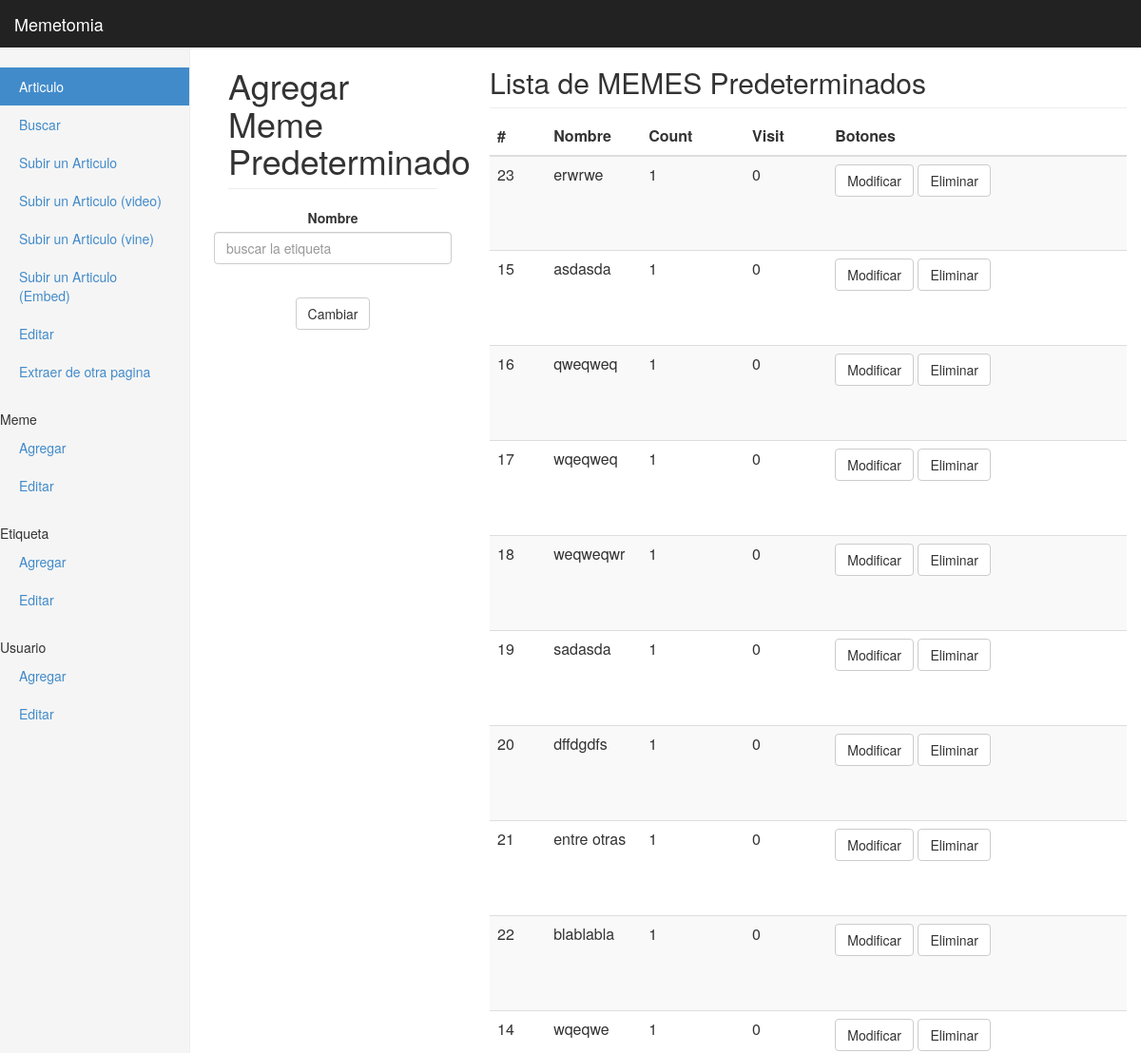
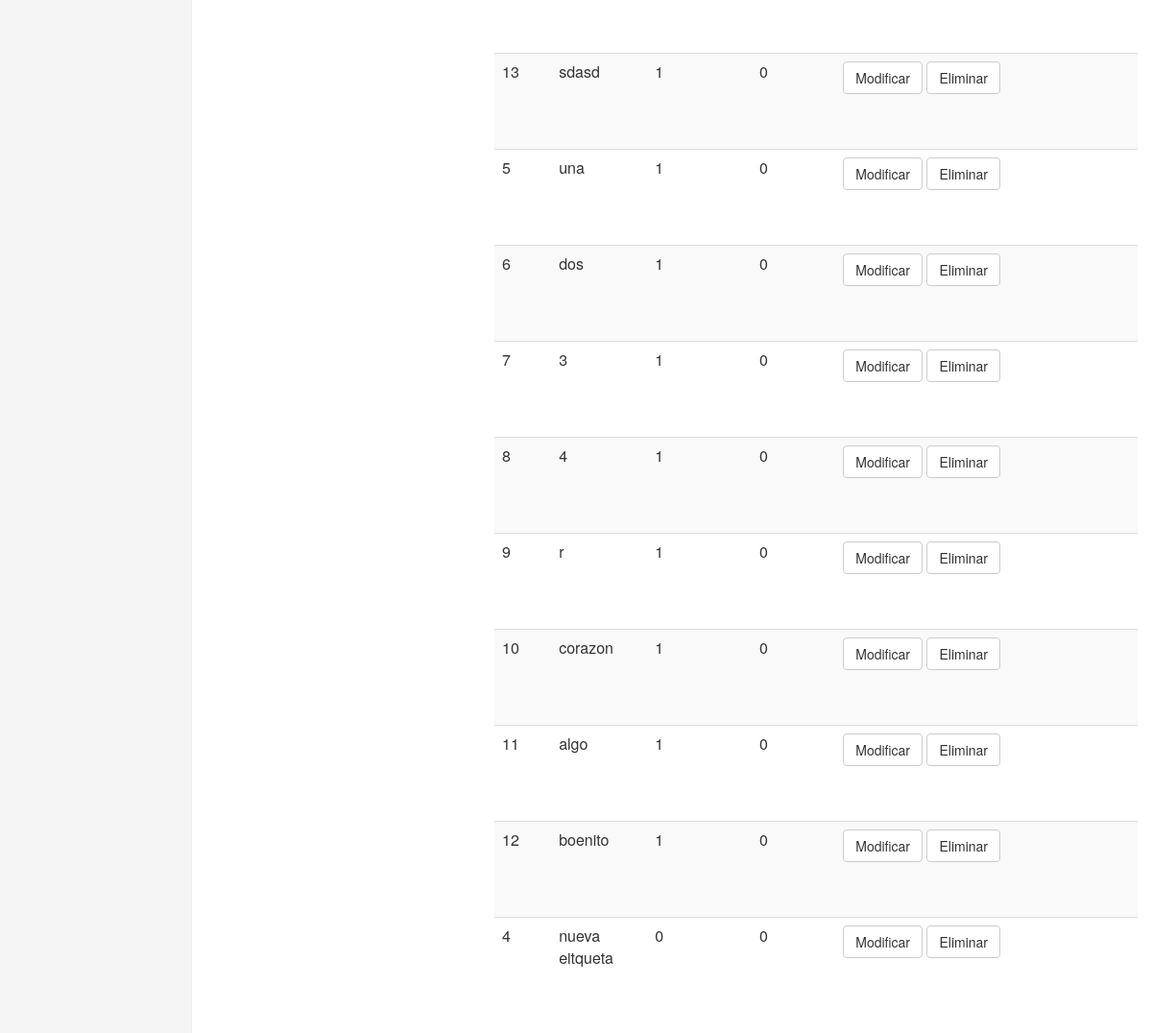
Page /admin/Tag.php on the committed database (2 pictures, top to bottom).
### tables this page shows
CREATE TABLE IF NOT EXISTS `tag` (
  `ID` int(10) unsigned NOT NULL AUTO_INCREMENT COMMENT 'ID DE LA ETIQUETA',
  `NAME` varchar(20) NOT NULL COMMENT 'NOMBRE DE LA ETIQUETA',
  `COUNT` int(10) unsigned NOT NULL COMMENT 'NUMERO DE VECES QUE SE HA USADO ESTA ETIQUETA',
  `VISIT` int(10) unsigned NOT NULL COMMENT 'NUMERO DE VISITA QUE SE HA HECHO A LA ETIQUETA',
  PRIMARY KEY (`ID`),
  UNIQUE KEY `NAME` (`NAME`)
);

### base/TableTag.php (called while the page is built, shortened)
<?php
require_once ('conexion_mysql.php');
class TableTag {
    public $bd;
    function __construct() {
        $this->bd = new Conexion(MODO_DEBUG);
    }
    public function All() {
        $query = sprintf("Select * from tag ORDER BY  `tag`.`COUNT` DESC ;");
        $this->bd->hacer_query($query);
        return $this->bd->filas_retornadas_por_consulta();
    }
}

### base/conexion_mysql.php (called while the page is built, shortened)
<?php
class Conexion {
    private $_link,
            $_stmt,
            $_respuesta,
            $_ERROR,
            $_info_ERROR,
            $_filas,
            $_filas_afectadas,
            $_insert_id,
            $_numero_columnas,
            $_Array_con_nombres_columnas,
            $magic_quotes_active,
            $real_escape_string_exists;
    private $_modo_debug = true;
    public function __construct($debug = true) {
        $this->_modo_debug = MODO_DEBUG;
    }
    protected function abrir_conexion() {
        $this->_link = mysql_connect(DB_SERVER, DB_USER, DB_PASS, false, 1);
        if (!$this->_link) {
            $this->guardar_error("Fallo la conexion a la base de datos: " . mysql_error());
        } else {
            $db = mysql_select_db(DB_NAME, $this->_link);
        }
    }
    public function hacer_query($sql) {
        if ($sql == "") {
            $this->guardar_error("La variable de consulta esta Vacia");
        } else {
            $this->_filas = - 1;
            $this->_numero_columnas = - 1;
            $taula = NULL;
            if ($this->_link) {
                $this->_stmt = mysql_query($sql, $this->_link);
            }
            if ($this->_ERROR == false) {
                if (preg_match("/^(insert|delete|update|replace)\s+/i", $sql)) {
                    $this->_filas_afectadas = @mysql_affected_rows();
                    if (preg_match("/^(insert|replace)\s+/i", $sql)) {
                        $this->_insert_id = @mysql_insert_id($this->_link);
                    }
                } else {
                    $this->_filas = @mysql_num_rows($this->_stmt);
                    if ($this->_filas > 0) {
                        $this->_numero_columnas = @mysql_num_fields($this->_stmt);
                        for ($i = 0; $i < $this->_numero_columnas; $i++)
                            $this->_Array_con_nombres_columnas[$i] = mysql_field_name($this->_stmt, $i);
                        for ($i = 0; $i < $this->_filas; $i++)
                            $taula[$i] = @mysql_fetch_array($this->_stmt, MYSQL_BOTH);
                    }
                    $this->_respuesta = $taula;
                }
            }
        }
    }
    protected function guardar_error($error = '') {
        if ($error != '') {
            $this->_ERROR = true;
            $this->_info_ERROR = $error;
            if ($this->_modo_debug) {
                echo '<div class="error" style=" background-color : #f69a9e; border : 1px solid #993333;">' . $this->_info_ERROR . '</div>';
            }
        }
        else {
            $this->_ERROR = false;
            $this->_stmt = null;
            $this->_respuesta = null;
        }
    }
    public function obtener_respuesta($fila, $columna) {
        if (is_numeric($columna)) {
            if ($columna >= $this->_numero_columnas) {
                echo "El numero de la columna debe ser menor que el numero total columnas de tuplas en el resultado" . $fila . $columna . "<br/>";
                return NULL;
            }
            if (isset($this->_respuesta[$fila][$columna])) {
                return $this->_respuesta[$fila][$columna];
            } else {
                echo "no hay dato en la fila y columna dada" . $fila . $columna . "<br/>";
                return NULL;
            }
        } else {
            if (!is_string($columna)) {
                echo "la columna no es numero y tampoco string";
                return NULL;
            } else {
                if (in_array($columna, $this->_Array_con_nombres_columnas)) {
                    if (isset($this->_respuesta[$fila][$columna])) {
                        return $this->_respuesta[$fila][$columna];
                    } else {
                        echo "no hay dato en la fila y columna dada" . $fila . $columna . "<br/>";
                        return NULL;
                    }
                } else {
                    echo "la columna no existe en el conjunto de columnas obtenidas en el resultado" . $fila . $columna . "<br/>";
                    return NULL;
                }
            }
        }
    }
    public function filas_retornadas_por_consulta() {
        if ($this->_filas >= 0)
            return $this->_filas;
        return -1;
    }
}
?>

### admin/Tag.php (the view, shortened to what this page needs)
<html lang="en">
    <head>
        <?php include_once 'frames/head.php'; ?>
        <link rel="stylesheet" type="text/css" href="js/autocomplete/jquery.autocomplete.css" />
    </head>
    <body>
        <?php include_once 'frames/titulo.php'; ?>
        <div class="container-fluid">
            <div class="row">
                <?php include_once 'frames/menu.php'; ?>
                <div class="col-sm-3 col-sm-offset-2 col-md-3 col-md-offset-2 main">
                    <h1 class="page-header">Agregar Meme Predeterminado</h1>
                    <div class="row placeholders">
                        <form role="form">
                            <div class="form-group">
                                <label for="Name">Nombre </label>
                                <input type="text" class="form-control" id="Name" placeholder="buscar la etiqueta">
                            </div>
                            <br>
                            <button id='BtAgregar' type="button" class="btn btn-default"  >Cambiar</button>
                        </form>
                    </div></div>
                <div class="col-sm-7  col-md-7 ">
                    <h2 class="sub-header">Lista de MEMES Predeterminados</h2>
                    <div class="table-responsive">
                        <table id="tabla" class="table table-striped">
                            <thead>
                                <tr>
                                    <th>#</th>
                                    <th>Nombre</th>
                                    <th>Count</th>
                                    <th>Visit</th>
                                    <th>Botones</th>
                                </tr>
                            </thead>
                            <tbody>
                                <?php
                                include_once '../base/TableTag.php';
                                $bd = new TableTag();
                                $todo = $bd->All();
                                $html = "";
                                if ($todo > 0) {
                                    for ($i = 0; $i < $todo; $i++) {
                                        $html .= '<tr id="t' . $bd->bd->obtener_respuesta($i, "ID") . '" ><td>' . $bd->bd->obtener_respuesta($i, "ID") . '</td>'
                                                . '<td width="100" height="100">' . $bd->bd->obtener_respuesta($i, "NAME") . '</td>'
                                                . '<td>' . $bd->bd->obtener_respuesta($i, "COUNT") . '</td>'
                                                . '<td>' . $bd->bd->obtener_respuesta($i, "VISIT") . '</td>'
                                                . '<td>   '
                                                . '    <button type="button" class="btn btn-default"  onclick="Modificar(\'' . $bd->bd->obtener_respuesta($i, "ID") . '\')" >Modificar</button>    '
                                                . '    <button type="button" class="btn btn-default"  onclick="Eliminar(\'' . $bd->bd->obtener_respuesta($i, "ID") . '\')" >Eliminar</button>      </td></tr>';
                                    }
                                    echo $html;
                                }
                                ?>
                            </tbody>
                        </table>
                    </div>
                </div>
            </div>
        </div>
    </body>
</html>

### admin/css/dashboard.css (style rules this page uses)
body { padding-top: 50px; }
.sub-header { padding-bottom: 10px; border-bottom: 1px solid #eee; }
.main { padding: 20px; }
@media (min-width: 768px) { .main { padding-right: 40px; padding-left: 40px; } }
.main .page-header { margin-top: 0; }
.placeholders { margin-bottom: 30px; text-align: center; }

### rows in the picture
tag: ID "23", NAME "erwrwe", COUNT "1", VISIT "0"
tag: ID "15", NAME "asdasda", COUNT "1", VISIT "0"
tag: ID "16", NAME "qweqweq", COUNT "1", VISIT "0"
tag: ID "17", NAME "wqeqweq", COUNT "1", VISIT "0"
tag: ID "18", NAME "weqweqwr", COUNT "1", VISIT "0"
tag: ID "19", NAME "sadasda", COUNT "1", VISIT "0"
tag: ID "20", NAME "dffdgdfs", COUNT "1", VISIT "0"
tag: ID "21", NAME "entre otras", COUNT "1", VISIT "0"
tag: ID "22", NAME "blablabla", COUNT "1", VISIT "0"
tag: ID "14", NAME "wqeqwe", COUNT "1", VISIT "0"
tag: ID "13", NAME "sdasd", COUNT "1", VISIT "0"
tag: ID "5", NAME "una", COUNT "1", VISIT "0"
tag: ID "6", NAME "dos", COUNT "1", VISIT "0"
tag: ID "7", NAME "3", COUNT "1", VISIT "0"
tag: ID "8", NAME "4", COUNT "1", VISIT "0"
tag: ID "9", NAME "r", COUNT "1", VISIT "0"
tag: ID "10", NAME "corazon", COUNT "1", VISIT "0"
tag: ID "11", NAME "algo", COUNT "1", VISIT "0"
tag: ID "12", NAME "boenito", COUNT "1", VISIT "0"
tag: ID "4", NAME "nueva eitqueta", COUNT "0", VISIT "0"
